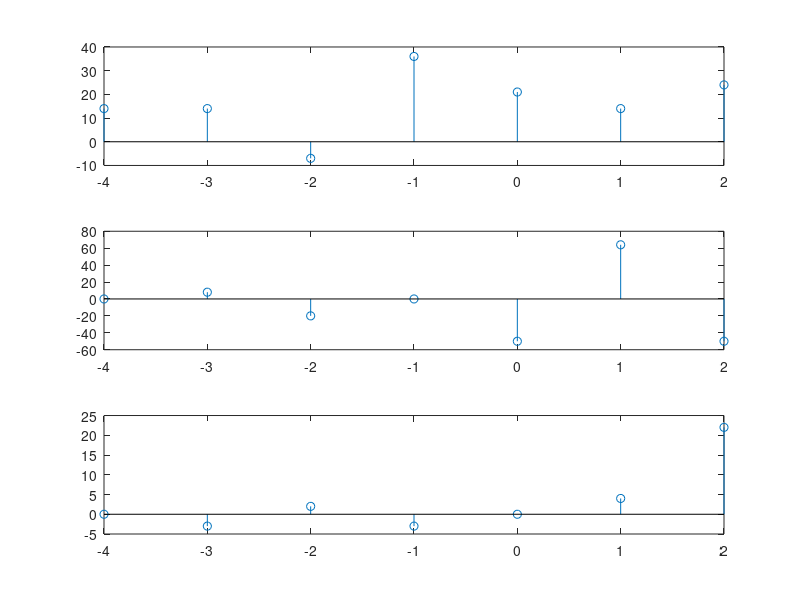

This figure's MATLAB source:
clc

x=[1,-2,4,6,-5,8,10];  %define the sequence
n=linspace(-4,2,7);

x11=3*[ x(3:end) zeros(1,2)];
x12=[zeros(1,4) x(1:end-4)];
x13=2*x;

y1=x11+x12+x13;
subplot(3,1,1)
stem(n,y1);


x21=[x(5:end) zeros(1,4)];      %x(n+4) shiftingleft by 4 units 
x22= [zeros(1,1) x(1:end-1)];   %x(n-1) shifting right by one unit
x__=  [x(3:end) zeros(1,2)];  %x(2-n)shifthing right by 2unit then reflect
x23= [ zeros(1,2) x__(end:-1:3)]; 

y2=x21.*x22+x23.*x;
subplot(3,1,2)
stem(n,y2);

y3=n.*[zeros(1,1) x(1:end-1)] + n.*[zeros(1,2) x(1:end-2)]+ n.*[zeros(1,3) x(1:end-3)] + n.*[zeros(1,4) x(1:end-4)] +n.*[zeros(1,5) x(1:end-5)];
subplot(3,1,3)
stem(n,y3);

